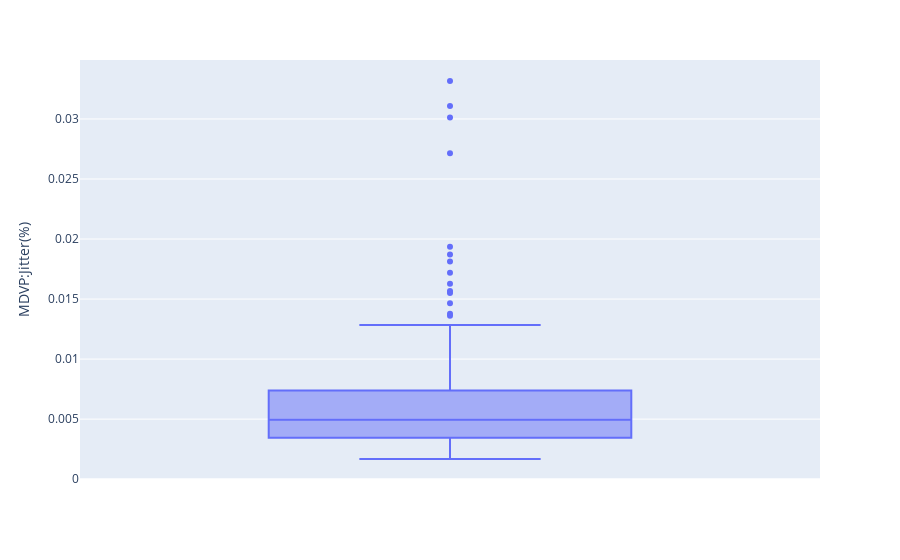

The notebook cell this image was saved under:
### Markdown cell above
#### 4. 'MDVP:Jitter(%)'

### Code cell
boxplot_of('MDVP:Jitter(%)')

### Figure 1 — Plotly figure (JSON) as saved in the notebook; plotly's stock layout.template omitted (floating-point values rounded to 4 significant figures; data arrays with more than 128 entries replaced by an {"elided": "..."} marker saying what was removed)
{"data": [{"alignmentgroup": "True", "hovertemplate": "MDVP:Jitter(%)=%{y}<extra></extra>", "legendgroup": "", "marker": {"color": "#636efa"}, "name": "", "notched": false, "offsetgroup": "", "orientation": "v", "showlegend": false, "type": "box", "x0": " ", "xaxis": "x", "y": {"elided": "195 float values"}, "y0": " ", "yaxis": "y"}], "layout": {"boxmode": "group", "legend": {"tracegroupgap": 0}, "margin": {"t": 60}, "xaxis": {"anchor": "y", "domain": [0, 1]}, "yaxis": {"anchor": "x", "domain": [0, 1], "title": {"text": "MDVP:Jitter(%)"}}}}
